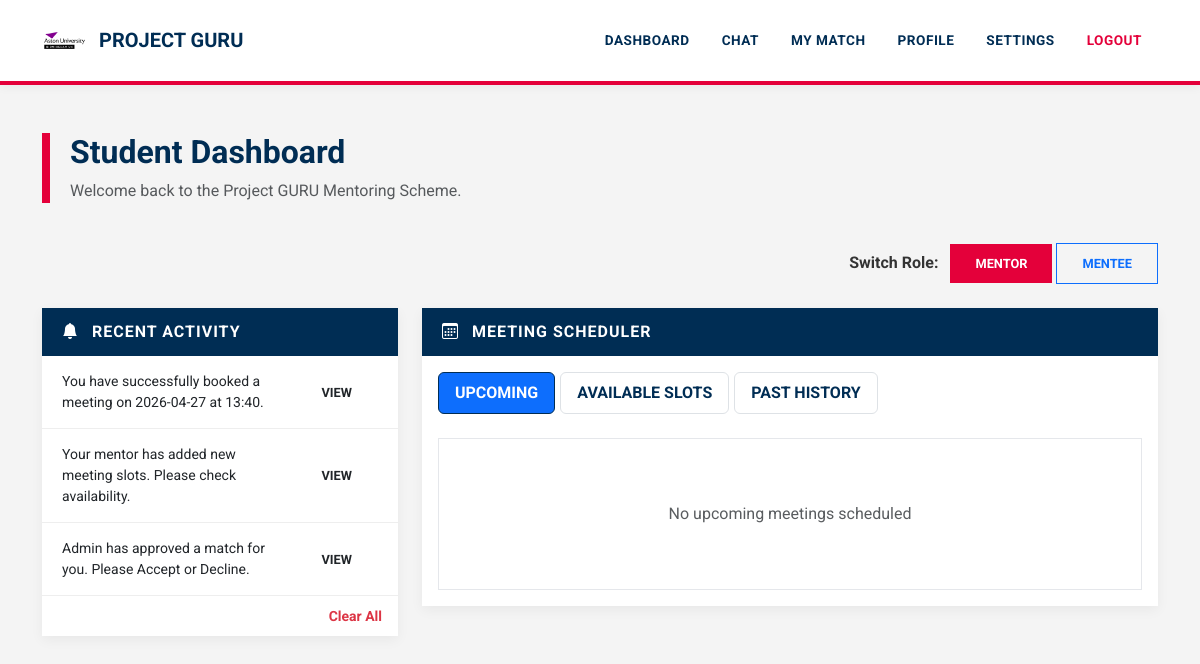
/dashboard (signed in), run on the app's committed database.
### tables this page shows
CREATE TABLE profiles (
    id INTEGER PRIMARY KEY AUTOINCREMENT,
    user_id INTEGER,
    role TEXT
);

CREATE TABLE notifications (
    id INTEGER PRIMARY KEY AUTOINCREMENT,
    user_id INTEGER,
    message TEXT,
    link TEXT,
    created_at TIMESTAMP DEFAULT CURRENT_TIMESTAMP
);

### app.py (the view, shortened to what this page needs)
@app.route("/dashboard")
def dashboard():
    if "user_id" not in session:
        return redirect("/login")
    conn = get_db()
    expire_old_matches(conn)
    conn.commit()
    user = conn.execute("SELECT * FROM users WHERE id=?", (session["user_id"],)).fetchone()
    if not user:
        session.clear()
        conn.close()
        return redirect("/login")
    user_id = session["user_id"]
    profile = get_active_profile()
    if not profile:
        conn.close()
        return "Please select a profile"
    role = profile["role"]
    if role == "mentor":
        matches = conn.execute("SELECT * FROM matches WHERE mentor_id=?", (user_id,)).fetchall()
    else:
        matches = conn.execute("SELECT * FROM matches WHERE mentee_id=?", (user_id,)).fetchall()
    match = next((m for m in matches if m["status"] == "final"), None)
    slots = []
    upcoming_meetings = []
    past_meetings = []
    now = datetime.now()
    if role == "mentor":
        notifications = conn.execute("""
            SELECT DISTINCT n.* FROM notifications n
            LEFT JOIN matches m ON n.link LIKE '/chat/' || m.id
            WHERE n.user_id=? AND (m.mentor_id=? OR m.id IS NULL)
            ORDER BY n.created_at DESC
        """, (user_id, user_id)).fetchall()
    user_profiles = conn.execute("SELECT * FROM profiles WHERE user_id=?", (user_id,)).fetchall()
    conn.close()
    return render_template(
        "dashboard.html",
        user=user,
        role=role,
        user_profiles=user_profiles,
        matches=matches,
        match=match,
        slots=slots,
        upcoming_meetings=upcoming_meetings,
        past_meetings=past_meetings,
        notifications=notifications,
        current_date=date.today(),
        user_id=user_id,
    )

### app.py (called while the page is built, shortened)
def get_db():
    conn = sqlite3.connect("database.db", timeout=30)
    conn.row_factory = sqlite3.Row
    return conn

def get_active_profile():
    if "profile_id" not in session:
        return None
    conn = get_db()
    profile = conn.execute("""
        SELECT * FROM profiles
        WHERE id=? AND user_id=?
    """, (session["profile_id"], session["user_id"])).fetchone()
    conn.close()
    return profile

def expire_old_matches(conn):
    setting = conn.execute("""
        SELECT value FROM settings
        WHERE key='match_expiry_hours'
    """).fetchone()
    expiry_limit_hours = int(setting["value"]) if setting else 48
    matches = conn.execute("""
        SELECT id, mentor_id, mentee_id, created_at
        FROM matches
        WHERE status='approved'
        AND created_at IS NOT NULL
    """).fetchall()
    for m in matches:
        created = datetime.strptime(m["created_at"], "%Y-%m-%d %H:%M:%S")
    conn.commit()

### templates/dashboard.html (shortened to what this page needs)
<!DOCTYPE html>
<html lang="en">
<head>
    <link href="https://cdn.jsdelivr.net/npm/bootstrap@5.3.2/dist/css/bootstrap.min.css" rel="stylesheet">
    <link rel="stylesheet" href="https://cdn.jsdelivr.net/npm/bootstrap-icons@1.11.3/font/bootstrap-icons.css">
</head>
<body>
{% include "navbar.html" %}
<div class="container mt-5">
    <div class="dashboard-header">
        <h2 class="fw-bold">Student Dashboard</h2>
        <p class="text-muted mb-0">Welcome back to the Project GURU Mentoring Scheme.</p>
    </div>
    {% if user_profiles|length > 1 %}
    <div class="mb-4 text-end">
        <span class="fw-bold me-2">Switch Role:</span>
        {% for p in user_profiles %}
            <a href="/switch_profile/{{ p.id }}"
               class="btn btn-sm {% if p.role == role %}btn-primary{% else %}btn-outline-primary{% endif %}">
                {{ p.role.capitalize() }}
            </a>
        {% endfor %}
    </div>
    {% endif %}
    <div class="row">
        <div class="col-lg-4">
            <div class="card">
                <div class="card-header-aston">
                    <i class="bi bi-bell-fill me-2"></i> Recent Activity
                </div>
                <div class="card-body p-0">
                    {% if notifications %}
                    <div class="notifications-scroll">
                        {% for n in notifications %}
                        <div class="notification-item d-flex justify-content-between align-items-center">
                            <span class="small">{{ n.message }}</span>
                            {% if n.link %}
                            <a href="{{ n.link }}" class="btn btn-sm btn-aston-red ms-2">View</a>
                            {% endif %}
                        </div>
                        {% endfor %}
                    </div>
                    {% else %}
                    <div class="p-4 text-center text-muted italic">No new notifications</div>
                    {% endif %}
                </div>
                <div class="card-footer bg-white border-0 text-end">
                    <a href="/clear_notifications" class="text-danger small fw-bold text-decoration-none">Clear All</a>
                </div>
            </div>
        </div>
        <div class="col-lg-8">
            <div class="card">
                <div class="card-header-aston">
                    <i class="bi bi-calendar3 me-2"></i> Meeting Scheduler
                </div>
                <div class="card-body">
                    <ul class="nav nav-pills mb-4">
                        <li class="nav-item">
                            <a class="nav-link {% if request.args.get('tab','upcoming') == 'upcoming' %}active{% endif %}" href="/dashboard?tab=upcoming">Upcoming</a>
                        </li>
                        <li class="nav-item">
                            <a class="nav-link {% if request.args.get('tab') == 'available' %}active{% endif %}" href="/dashboard?tab=available">Available Slots</a>
                        </li>
                        <li class="nav-item">
                            <a class="nav-link {% if request.args.get('tab') == 'past' %}active{% endif %}" href="/dashboard?tab=past">Past History</a>
                        </li>
                    </ul>
                    {% if request.args.get("tab","upcoming") == "upcoming" %}
                    <div class="slot-box">
                        {% for slot in upcoming_meetings %}
                        <div class="card mb-3 border shadow-sm meeting-item">
                            <div class="card-body d-flex justify-content-between align-items-center">
                                <div>
                                    <h6 class="mb-1 fw-bold text-primary"><i class="bi bi-calendar-check me-2"></i> {{ slot.date }}</h6>
                                    <small class="text-muted fw-bold">TIME: {{ slot.start_time }} — {{ slot.end_time }}</small>
                                </div>
                                <div class="text-end">
                                    <span class="badge badge-aston bg-success mb-2 d-block">Confirmed</span>
                                    {% if user_id == match.mentee_id %}
                                    <a href="/cancel_booking/{{slot.id}}?tab=upcoming" class="btn btn-link text-danger btn-sm p-0 fw-bold">CANCEL BOOKING</a>
                                    {% elif user_id == match.mentor_id %}
                                    <a href="/mentor_cancel_meeting/{{slot.id}}?tab=upcoming" class="btn btn-link text-danger btn-sm p-0 fw-bold">CANCEL MEETING</a>
                                    {% endif %}
                                </div>
                            </div>
                        </div>
                        {% else %}
                        <div class="text-center py-5 text-muted">No upcoming meetings scheduled</div>
                        {% endfor %}
                    </div>
                    {% endif %}
                </div>
            </div>
        </div>
    </div>
</div>
</body>
</html>

### templates/dashboard.html (style rules this page uses)
:root { --aston-navy: #002d54; --aston-red: #e4003a; --aston-grey: #f4f4f4; --aston-dark-grey: #333333; }
body { background-color: var(--aston-grey); font-family: 'Roboto', sans-serif; color: var(--aston-dark-grey); }
.dashboard-header { border-left: 8px solid var(--aston-red); padding-left: 20px; color: var(--aston-navy); margin-bottom: 40px; }
.card { border: none; border-radius: 0; box-shadow: 0 4px 12px rgba(0,0,0,0.05); margin-bottom: 25px; }
.card-header-aston { background-color: var(--aston-navy); color: white; font-weight: 700; text-transform: uppercase; padding: 12px 20px; letter-spacing: 1px; }
.notifications-scroll { max-height: 250px; overflow-y: auto; }
.notification-item { border-bottom: 1px solid #eee; padding: 15px 20px; transition: background 0.2s; }
.nav-pills .nav-link { border-radius: 0; color: var(--aston-navy); font-weight: 700; text-transform: uppercase; margin-right: 5px; border: 1px solid #dee2e6; }
.nav-pills .nav-link.active { background-color: var(--aston-navy); border-color: var(--aston-navy); }
.slot-box { max-height: 400px; overflow-y: auto; background: white; padding: 15px; border: 1px solid #e5e7eb; }
.btn-aston-red { background-color: var(--aston-red); color: white; border: none; border-radius: 0; font-weight: 700; text-transform: uppercase; }

### templates/navbar.html (style rules this page uses)
:root { --aston-navy: #002d54; --aston-red: #e4003a; --aston-grey: #f4f4f4; --aston-dark-grey: #333333; }
body { background-color: var(--aston-grey) !important; font-family: 'Roboto', Arial, sans-serif !important; color: var(--aston-dark-grey); }
.card { border: none !important; border-radius: 0 !important; box-shadow: 0 4px 12px rgba(0,0,0,0.05) !important; }
.btn { border-radius: 0 !important; font-weight: 700 !important; text-transform: uppercase; font-size: 0.8rem; padding: 10px 25px !important; }
.btn-primary { background-color: var(--aston-red) !important; border: none !important; }

### data on the page
profiles: role "MENTOR"
profiles: role "MENTEE"
notifications: message "You have successfully booked a meeting on 2026-04-27 at 13:40."
notifications: message "Your mentor has added new meeting slots. Please check availability."
notifications: message "Admin has approved a match for you. Please Accept or Decline."
